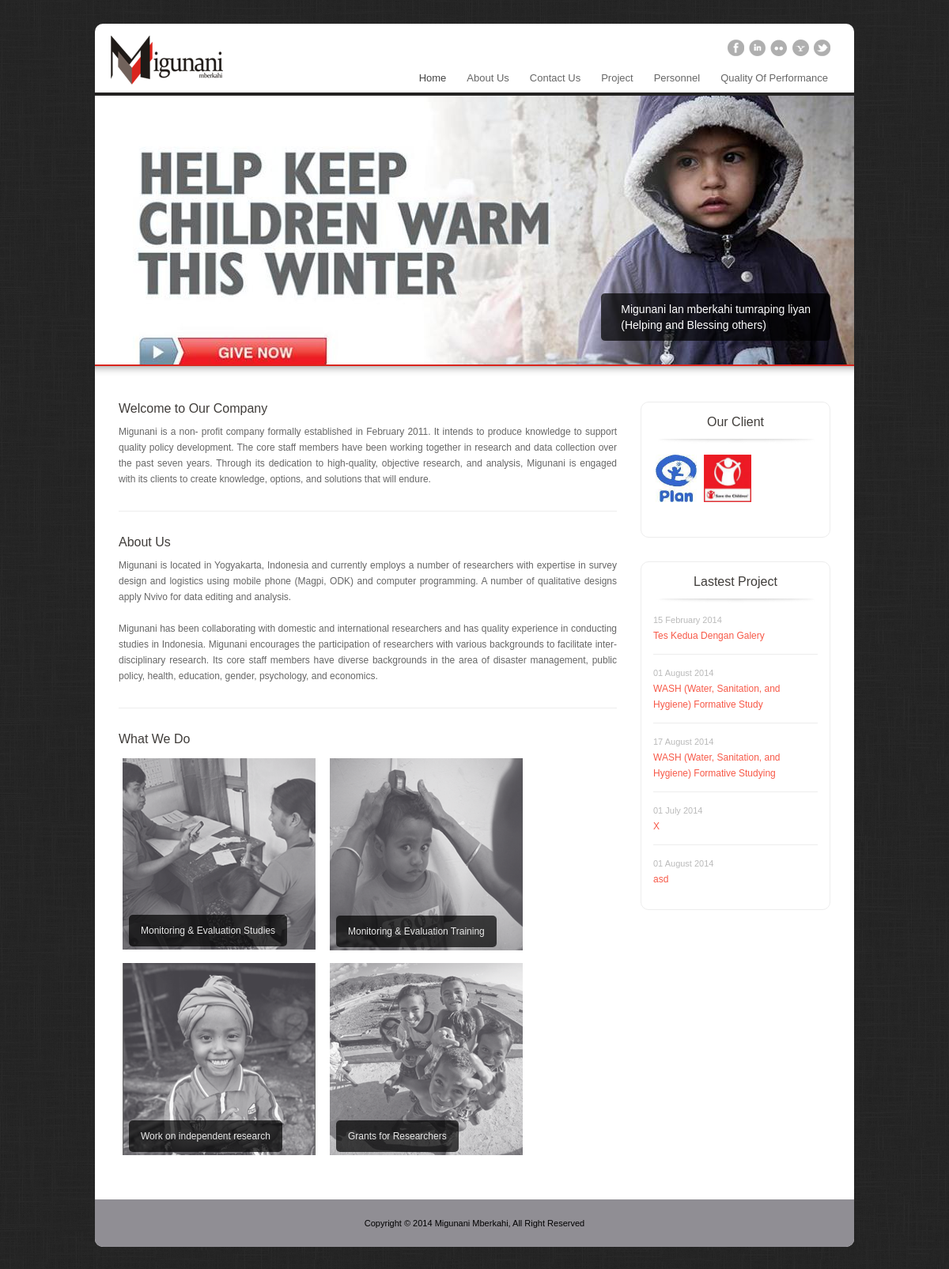
The page / on the database its author committed.
### tables this page shows
CREATE TABLE IF NOT EXISTS `trx_client` (
  `client_id` int(11) unsigned NOT NULL AUTO_INCREMENT,
  `client_name` varchar(100) NOT NULL,
  `client_desc` text,
  `client_logo` varchar(150) NOT NULL,
  `mdb` int(11) DEFAULT NULL,
  `mdd` datetime DEFAULT NULL,
  PRIMARY KEY (`client_id`)
);

CREATE TABLE IF NOT EXISTS `trx_project` (
  `project_id` int(11) unsigned NOT NULL AUTO_INCREMENT,
  `client_id` int(11) unsigned NOT NULL,
  `project_cat` int(11) unsigned NOT NULL,
  `project_title` varchar(150) NOT NULL,
  `project_content` text,
  `project_location` varchar(150) DEFAULT NULL,
  `start_date` datetime DEFAULT NULL,
  `end_date` datetime DEFAULT NULL,
  `create_date` datetime NOT NULL,
  `active_st` varchar(1) DEFAULT NULL,
  `mdb` int(11) DEFAULT NULL,
  `mdd` datetime DEFAULT NULL,
  PRIMARY KEY (`project_id`)
);

### application/controllers/base/PublicBase.php (called while the page is built, shortened)
<?php
class ApplicationBase extends CI_Controller {
    protected function base_load_app() {
        $this->smarty->load_themes("public");
        $this->smarty->load_style("public/css/slide.css");
        $this->smarty->load_javascript('resource/js/jquery/jquery-1.4.2.min.js');
        $this->smarty->load_javascript('resource/js/jquery.navigation/superfish.js');
        $this->smarty->load_javascript('resource/js/jquery.navigation/supersubs.js');
        $this->smarty->load_javascript('resource/js/jquery.navigation/hoverintent.js');
        $this->smarty->load_javascript('resource/js/jquery.slide/jquery.easing.1.3.js');
        $this->smarty->load_javascript('resource/js/jquery.slide/jquery.skitter.js');
        $this->date_now = date('Y') . '-' . date('m') . '-' . date('d');
        $this->now = $this->datetimemanipulation->arr_hari[date('N')] . "," . $this->datetimemanipulation->get_full_date($this->date_now);
        $this->smarty->assign("now", $this->now);
    }
    protected function base_view_app() {
        $this->smarty->assign("config", $this->config);
    }
    protected function display($tmpl_name = 'base/public/document.html') {
        $this->smarty->display($tmpl_name);
    }
    private function _display_base_link() {
        $this->smarty->assign("home_url", site_url("public/home"));
        $this->smarty->assign("about_us_url", site_url("public/aboutus"));
        $this->smarty->assign("contact_url", site_url("public/contact"));
        $this->smarty->assign("project_url", site_url("public/project/category"));
        $this->smarty->assign("project_cat", $this->m_project->get_all_project_cat());
        $this->smarty->assign("personel_url", site_url("public/personel"));
        $this->smarty->assign("quality_of_performance_url", site_url("public/qualityofperformance"));
    }
    private function _display_current_page() {
        $url = $this->router->fetch_class();
        $this->smarty->assign("url", $url);
    }
}

### application/controllers/public/home.php (called while the page is built, shortened)
<?php
require_once( APPPATH . 'controllers/base/PublicBase.php' );
class home extends ApplicationBase {
    public function index($status = "") {
        $this->smarty->assign("template_content", "public/home.html");
        $this->smarty->assign("rs_client", $this->m_client->get_all_client());
        $this->smarty->assign("latest_project", $this->m_project->get_latest_project());
        $this->smarty->assign("url_client", site_url("public/project/client/"));
        $this->smarty->assign("url_project", site_url("public/project/"));
        parent::display();
    }
}

### index.php (called while the page is built, shortened)
<?php
require_once BASEPATH.'core/CodeIgniter'.EXT;

### system/plugins/smarty/libs/sysplugins/smarty_internal_data.php (called while the page is built, shortened)
<?php
class Smarty_Internal_Data {
    public function getVariable($_variable, $_ptr = null, $search_parents = true, $error_enable = true)
    {
        if ($_ptr === null) {
            $_ptr = $this;
        } while ($_ptr !== null) {
            if (isset($_ptr->tpl_vars[$_variable])) {
                return $_ptr->tpl_vars[$_variable];
            }
            if ($search_parents) {
                $_ptr = $_ptr->parent;
            } else {
                $_ptr = null;
            }
        }
        if ($this->smarty->error_unassigned && $error_enable) {
            throw new SmartyException('Undefined Smarty variable "' . $_variable . '"');
        } else {
            return new Undefined_Smarty_Variable;
        }
    }
}
class Smarty_Variable {
    public function __construct ($value = null, $nocache = false, $scope = Smarty::SCOPE_LOCAL)
    {
        $this->value = $value;
    }
}
?>

### application/models/m_client.php (called while the page is built, shortened)
<?php
class m_client extends CI_Model {
    function get_all_client() {
        $sql = "SELECT * FROM trx_client ORDER BY client_id";
        $query = $this->db->query($sql);
        if ($query->num_rows() > 0) {
            $result = $query->result_array();
            return $result;
        } else {
            return array();
        }
    }
}

### application/models/m_project.php (called while the page is built, shortened)
<?php
class m_project extends CI_Model {
    function get_latest_project() {
        $sql = "SELECT * FROM trx_project LIMIT 0,5";
        $query = $this->db->query($sql);
        if ($query->num_rows() > 0) {
            $result = $query->result_array();
            return $result;
        } else {
            return array();
        }
    }
}

### system/plugins/smarty/libs/plugins/shared.make_timestamp.php (called while the page is built, shortened)
<?php
function smarty_make_timestamp($string)
{
    if(empty($string)) {
        return time();
    } elseif ($string instanceof DateTime) {
        return $string->getTimestamp();
    } elseif (strlen($string)==14 && ctype_digit($string)) {
        return mktime(substr($string, 8, 2),substr($string, 10, 2),substr($string, 12, 2),
                       substr($string, 4, 2),substr($string, 6, 2),substr($string, 0, 4));
    } elseif (is_numeric($string)) {
        return (int)$string;
    } else {
        $time = strtotime($string);
        return $time;
    }
}
?>

### system/plugins/smarty/libs/plugins/modifier.date_format.php (called while the page is built, shortened)
<?php
function smarty_modifier_date_format($string, $format = SMARTY_RESOURCE_DATE_FORMAT, $default_date = '',$formatter='auto')
{
    require_once(SMARTY_PLUGINS_DIR . 'shared.make_timestamp.php');
    if ($string != '') {
        $timestamp = smarty_make_timestamp($string);
    } elseif ($default_date != '') {
        $timestamp = smarty_make_timestamp($default_date);
    } else {
        return;
    }
    if($formatter=='strftime'||($formatter=='auto'&&strpos($format,'%')!==false)) {
        return strftime($format, $timestamp);
    } else {
        return date($format, $timestamp);
    }
}
?>

### cache/da1d4c6201d9118e185b4909c4ce742b0f7f9a0d.file.home.html.php (the view, shortened to what this page needs)
<?php if(!defined('SMARTY_DIR')) exit('no direct access allowed');
$_smarty_tpl->decodeProperties(array (
  'file_dependency' =>
  array (
    'da1d4c6201d9118e185b4909c4ce742b0f7f9a0d' =>
    array (
      0 => 'application/views/public/home.html',
      1 => 1409594386,
      2 => 'file',
    ),
  ),
  'nocache_hash' => '1727530220540510490ec659-47992954',
  'function' =>
  array (
  ),
  'has_nocache_code' => false,
)); ?>
<?php if (!is_callable('smarty_modifier_date_format')) include '/var/www/migunani/system/plugins/smarty/libs/plugins/modifier.date_format.php';
?><script type="text/javascript">
<div id="slider-image">
    <div class="box_skitter box_skitter_large">
        <ul style="display: none;">
            <li>
                <div class="label_text">
                    <span>Migunani lan mberkahi tumraping liyan <br />
                        (Helping and Blessing others)</span>
                </div>
            </li>
        </ul>
    </div>
</div>
<div id="content">
    <div id="main">
        <div class="positionleft" id="maincontent">
            <h3>Welcome to Our Company</h3>
            <p style='text-align: justify;'><span>Migunani is a non- profit company formally established in February 2011. It intends to produce knowledge to support quality policy development. The core staff members have been working together in research and data collection over the past seven years. Through its dedication to high-quality, objective research, and analysis, Migunani is engaged with its clients to create knowledge, options, and solutions that will endure.  </span></p>
            <div class="hr"></div>
            <h3>About Us</h3>
            <p style='text-align: justify;'>
                <span>Migunani is located in Yogyakarta, Indonesia and currently employs a number of researchers with expertise in survey design and logistics using mobile phone (Magpi, ODK) and  computer programming.  A number of qualitative designs apply Nvivo for data editing and analysis.</span>
            </p>
            <p style='text-align: justify;'>
                <span>Migunani has been collaborating with domestic and international researchers and has quality experience in conducting studies in Indonesia. Migunani encourages the participation of researchers with various backgrounds to facilitate inter- disciplinary research. Its core staff members have diverse backgrounds in the area of disaster management, public policy, health, education, gender, psychology, and economics.  </span>
            </p>
            <div class="hr"></div>
            <h3>What We Do</h3>
            <div class="image-home">
                <img alt="" src="<?php echo $_smarty_tpl->getVariable('BASEURL')->value;?>
resource/doc/images/index1.png">
                <div class="title" style="width: auto; display: block;">
                    <span>Monitoring & Evaluation Studies</span>
                </div>
            </div>
            <div class="image-home">
                <img alt="" src="<?php echo $_smarty_tpl->getVariable('BASEURL')->value;?>
resource/doc/images/index2.png">
                <div class="title" style="width: auto; display: block;">
                    <span>Monitoring & Evaluation Training</span>
                </div>
            </div>
            <div class="image-home">
                <img alt="" src="<?php echo $_smarty_tpl->getVariable('BASEURL')->value;?>
resource/doc/images/index3.png">
                <div class="title" style="width: auto; display: block;">
                    <span>Work on independent research</span>
                </div>
            </div>
            <div class="image-home">
                <img alt="" src="<?php echo $_smarty_tpl->getVariable('BASEURL')->value;?>
resource/doc/images/index4.png">
                <div class="title" style="width: auto; display: block;">
                    <span>Grants for Researchers</span>
                </div>
            </div>
        </div>
        <div id="sidebar">
            <ul>
                <li class="widget-container client">
                    <h2 class="widget-title">Our Client</h2>
                    <p>
                        <?php  $_smarty_tpl->tpl_vars['client'] = new Smarty_Variable;
 $_from = $_smarty_tpl->getVariable('rs_client')->value; if (!is_array($_from) && !is_object($_from)) { settype($_from, 'array');}
if ($_smarty_tpl->_count($_from) > 0){
    foreach ($_from as $_smarty_tpl->tpl_vars['client']->key => $_smarty_tpl->tpl_vars['client']->value){
?>
                        <a href='<?php echo $_smarty_tpl->getVariable('url_client')->value;?>
/<?php echo (($tmp = @$_smarty_tpl->tpl_vars['client']->value['client_name'])===null||$tmp==='' ? '' : $tmp);?>
'><img class="" src="<?php echo $_smarty_tpl->getVariable('BASEURL')->value;?>
resource/doc/images/client/<?php echo $_smarty_tpl->tpl_vars['client']->value['client_logo'];?>
" alt="<?php echo $_smarty_tpl->tpl_vars['client']->value['client_name'];?>
"/></a>
                        <?php }} ?>
                    </p>
                </li>
                <li class="widget-container latestpost">
                    <h2 class="widget-title">Lastest Project</h2>
                    <ul class="latestpost">
                        <?php  $_smarty_tpl->tpl_vars['project'] = new Smarty_Variable;
 $_from = $_smarty_tpl->getVariable('latest_project')->value; if (!is_array($_from) && !is_object($_from)) { settype($_from, 'array');}
if ($_smarty_tpl->_count($_from) > 0){
    foreach ($_from as $_smarty_tpl->tpl_vars['project']->key => $_smarty_tpl->tpl_vars['project']->value){
?>
                        <li>
                            <span class="post-date"><?php echo smarty_modifier_date_format($_smarty_tpl->tpl_vars['project']->value['start_date'],'%d %B %Y');?>
</span>
                            <span class="post-title"><a href="<?php echo $_smarty_tpl->getVariable('url_project')->value;?>
/<?php echo (($tmp = @$_smarty_tpl->tpl_vars['project']->value['project_id'])===null||$tmp==='' ? '' : $tmp);?>
"><?php echo (($tmp = @$_smarty_tpl->tpl_vars['project']->value['project_title'])===null||$tmp==='' ? '' : $tmp);?>
</a></span>
                        </li>
                        <?php }} ?>
                    </ul>
                </li>
            </ul>
        </div>
    </div>
</div>

### rows shown on the page
trx_client: shows a picture
trx_client: client_logo (picture)
trx_project: start_date "15 February 2014", project_title "Tes Kedua Dengan Galery"
trx_project: start_date "01 August 2014", project_title "WASH (Water, Sanitation, and Hygiene) Formative Study"
trx_project: start_date "17 August 2014", project_title "WASH (Water, Sanitation, and Hygiene) Formative Studying"
trx_project: start_date "01 July 2014", project_title "X"
trx_project: start_date "01 August 2014", project_title "asd"
